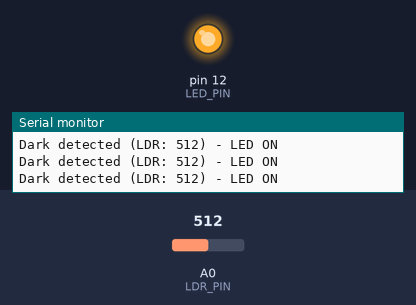
Simulated run of this sketch. Board: Arduino Uno, built with avr-gcc and run on an emulated ATmega328P. Shown: output pins drawn as LEDs (lit = HIGH), the last lines printed to the serial monitor. The inputs (shaded band) are chosen by the test bench; at power-on: A0 (LDR_PIN) = 512.

Above: at 1.2 s.
1.3 s: A0 (LDR_PIN) set to 487
At 2.3 s:
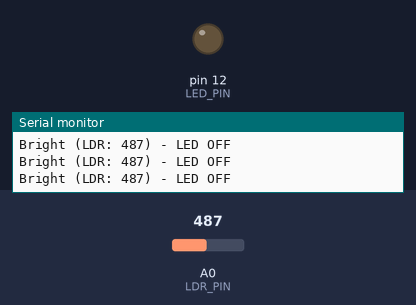
2.8 s: A0 (LDR_PIN) set to 510
At 3.7 s:
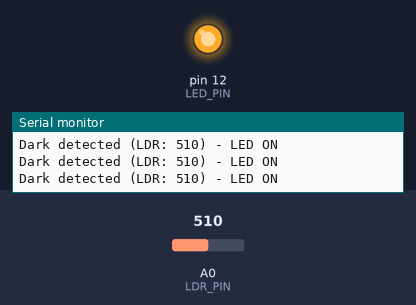
4.3 s: A0 (LDR_PIN) set to 490
At 5.1 s:
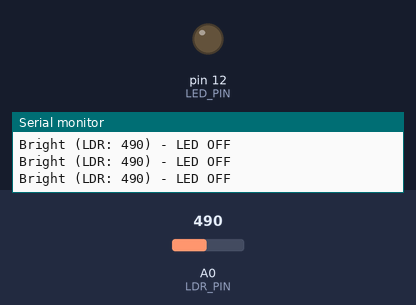
Timing chart, 0 to 7.3 s (numbered marks = the images above; inputs shaded):
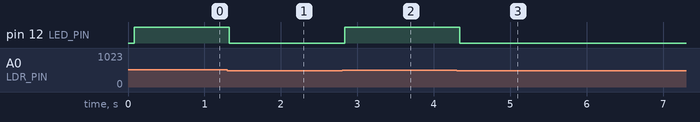

Measured:
- the behaviour switches between 501 and 500 on A0 (LDR_PIN) (found by bisection; images 0 and 1)
- after the input at 1.3 s, pin 12 (LED_PIN): HIGH → LOW at once
- after the input at 2.8 s, pin 12 (LED_PIN): LOW → HIGH at once
- after the input at 4.3 s, pin 12 (LED_PIN): HIGH → LOW at once

The sketch:

ldr_led.ino
```cpp
/*
 * Project: LDR Light Sensor - Automatic LED Control
 * Description: Turn on LED automatically when it gets dark using LDR (Light Dependent Resistor)
 * Author: XergioAleX
 * Date: 2025
 */

// Pin definitions
const int LED_PIN = 12;          // LED output pin
const int LDR_PIN = A0;          // LDR analog input pin

// Variables
int ldrValue = 0;                // Raw reading from LDR (0-1023)
const int DARK_THRESHOLD = 500;  // Threshold value - adjust this to change sensitivity
                                  // Lower value = LED turns on in brighter conditions
                                  // Higher value = LED turns on only in darker conditions

void setup() {
  // Initialize the LED pin as an output
  pinMode(LED_PIN, OUTPUT);

  // Note: Analog pins (A0-A5) don't need pinMode() for input
  // They are inputs by default

  // Initialize serial communication for debugging
  Serial.begin(9600);
  Serial.println("LDR Light Sensor - Automatic LED Control Started");
  Serial.println("LED will turn ON when it gets dark");
  Serial.print("Dark threshold: ");
  Serial.println(DARK_THRESHOLD);
  Serial.println("Cover the LDR to see the LED turn on");
}

void loop() {
  // Read the analog value from the LDR
  // analogRead() returns a value from 0 to 1023
  // Lower values = more light (brighter)
  // Higher values = less light (darker)
  ldrValue = analogRead(LDR_PIN);

  // Check if it's dark (LDR value is above threshold)
  // When dark, LDR resistance increases, voltage increases, reading increases
  if (ldrValue > DARK_THRESHOLD) {
    // It's dark - turn LED ON
    digitalWrite(LED_PIN, HIGH);
    Serial.print("Dark detected (LDR: ");
    Serial.print(ldrValue);
    Serial.println(") - LED ON");
  } else {
    // It's bright - turn LED OFF
    digitalWrite(LED_PIN, LOW);
    Serial.print("Bright (LDR: ");
    Serial.print(ldrValue);
    Serial.println(") - LED OFF");
  }

  // Small delay for stability and readable serial output
  delay(100);
}
```
